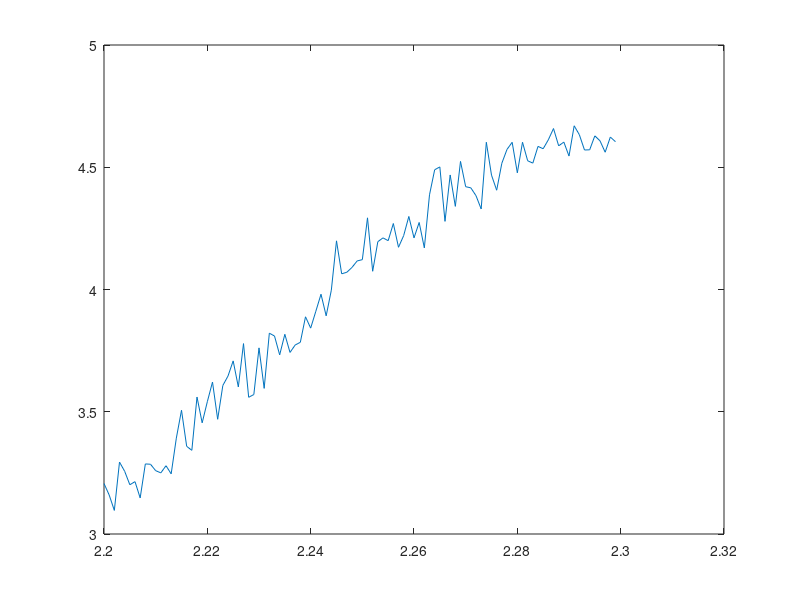

MATLAB code for this plot:
e_var = [7.0544, 6.95435, 6.81847, 7.25714, 7.17717, 7.05918, 7.09043, 6.94648, 7.2567, 7.25731, 7.20246, 7.1858, 7.25374, 7.18337, 7.5103, 7.76607, 7.44289, 7.40967, 7.89653, 7.66604, 7.86142, 8.04335, 7.70861, 8.01945, 8.10895, 8.2504, 8.01684, 8.41529, 7.92981, 7.9585, 8.38762, 8.0218, 8.52928, 8.50725, 8.33875, 8.53054, 8.36859, 8.44004, 8.46884, 8.70606, 8.60629, 8.76457, 8.92472, 8.73049, 8.97007, 9.42676, 9.12826, 9.14644, 9.19512, 9.25887, 9.27466, 9.66381, 9.17605, 9.45269, 9.49198, 9.47044, 9.63296, 9.4178, 9.52984, 9.71089, 9.51712, 9.66399, 9.43286, 9.92841, 10.1647, 10.1957, 9.69566, 10.1301, 9.84321, 10.2647, 10.0345, 10.0283, 9.95989, 9.84073, 10.4655, 10.1643, 10.0282, 10.2837, 10.4173, 10.4879, 10.2081, 10.4978, 10.3296, 10.312, 10.4728, 10.4555, 10.5438, 10.6536, 10.4964, 10.5361, 10.41, 10.698, 10.6193, 10.4804, 10.4866, 10.6222, 10.5803, 10.4777, 10.6247, 10.5857, ];
m_var = [14.853, 14.272, 9.61901, 13.6821, 16.766, 13.1374, 13.5096, 13.269, 15.5323, 14.4326, 14.5243, 13.8411, 11.9634, 12.3169, 15.9191, 18.4024, 15.4992, 14.5881, 20.7677, 14.9495, 18.565, 22.4751, 17.2527, 19.9216, 23.4046, 23.612, 19.715, 23.6022, 17.5281, 18.129, 23.8829, 18.2542, 25.8023, 24.3653, 21.4659, 22.924, 24.8207, 23.029, 22.4621, 26.1331, 24.0806, 27.6373, 31.4748, 28.0777, 31.0147, 37.9338, 33.2375, 31.2003, 29.6209, 32.7743, 34.3808, 40.0013, 32.1094, 35.8924, 36.7014, 37.9146, 37.6618, 36.9929, 37.2286, 44.6836, 37.4937, 40.6181, 36.0506, 44.0796, 45.8472, 49.2851, 38.9614, 46.7848, 41.64, 50.0165, 45.6431, 46.0413, 44.278, 42.8773, 54.2782, 52.9344, 45.9286, 50.7085, 54.3817, 54.9711, 51.9318, 54.9012, 55.5279, 53.9976, 55.608, 56.4697, 58.0175, 61.6725, 57.765, 60.1432, 61.1844, 65.2351, 62.5919, 58.193, 64.7307, 65.2231, 64.5738, 62.6036, 64.912, 67.0256, ];
mean_mag = [0.766567, 0.791215, 0.82037, 0.742738, 0.785199, 0.74624, 0.754641, 0.771855, 0.767107, 0.788118, 0.79073, 0.793415, 0.767764, 0.769206, 0.762895, 0.757337, 0.760658, 0.763827, 0.753509, 0.758819, 0.750184, 0.747227, 0.751613, 0.746545, 0.741354, 0.740942, 0.74311, 0.736619, 0.743129, 0.739878, 0.733952, 0.740168, 0.727571, 0.727476, 0.730627, 0.728336, 0.726944, 0.72943, 0.725327, 0.707573, 0.722731, 0.719543, 0.706924, 0.717285, 0.702629, 0.689091, 0.702714, 0.702838, 0.69923, 0.690489, 0.691916, 0.683801, 0.685196, 0.681808, 0.679952, 0.673961, 0.671095, 0.67417, 0.672684, 0.656487, 0.670203, 0.659432, 0.666318, 0.652977, 0.645751, 0.637855, 0.655771, 0.638911, 0.643908, 0.629615, 0.633851, 0.634004, 0.634345, 0.632425, 0.61762, 0.606969, 0.627142, 0.614331, 0.602127, 0.60092, 0.607162, 0.599728, 0.600191, 0.598079, 0.593134, 0.591402, 0.578317, 0.565933, 0.580941, 0.571195, 0.565228, 0.5505, 0.555378, 0.568826, 0.552685, 0.536572, 0.547955, 0.544521, 0.537362, 0.53423, ];
temperatures = [2.2, 2.201, 2.202, 2.203, 2.204, 2.205, 2.206, 2.207, 2.208, 2.209, 2.21, 2.211, 2.212, 2.213, 2.214, 2.215, 2.216, 2.217, 2.218, 2.219, 2.22, 2.221, 2.222, 2.223, 2.224, 2.225, 2.226, 2.227, 2.228, 2.229, 2.23, 2.231, 2.232, 2.233, 2.234, 2.235, 2.236, 2.237, 2.238, 2.239, 2.24, 2.241, 2.242, 2.243, 2.244, 2.245, 2.246, 2.247, 2.248, 2.249, 2.25, 2.251, 2.252, 2.253, 2.254, 2.255, 2.256, 2.257, 2.258, 2.259, 2.26, 2.261, 2.262, 2.263, 2.264, 2.265, 2.266, 2.267, 2.268, 2.269, 2.27, 2.271, 2.272, 2.273, 2.274, 2.275, 2.276, 2.277, 2.278, 2.279, 2.28, 2.281, 2.282, 2.283, 2.284, 2.285, 2.286, 2.287, 2.288, 2.289, 2.29, 2.291, 2.292, 2.293, 2.294, 2.295, 2.296, 2.297, 2.298, 2.299, ];
test = e_var./temperatures;
plot(temperatures,test)
